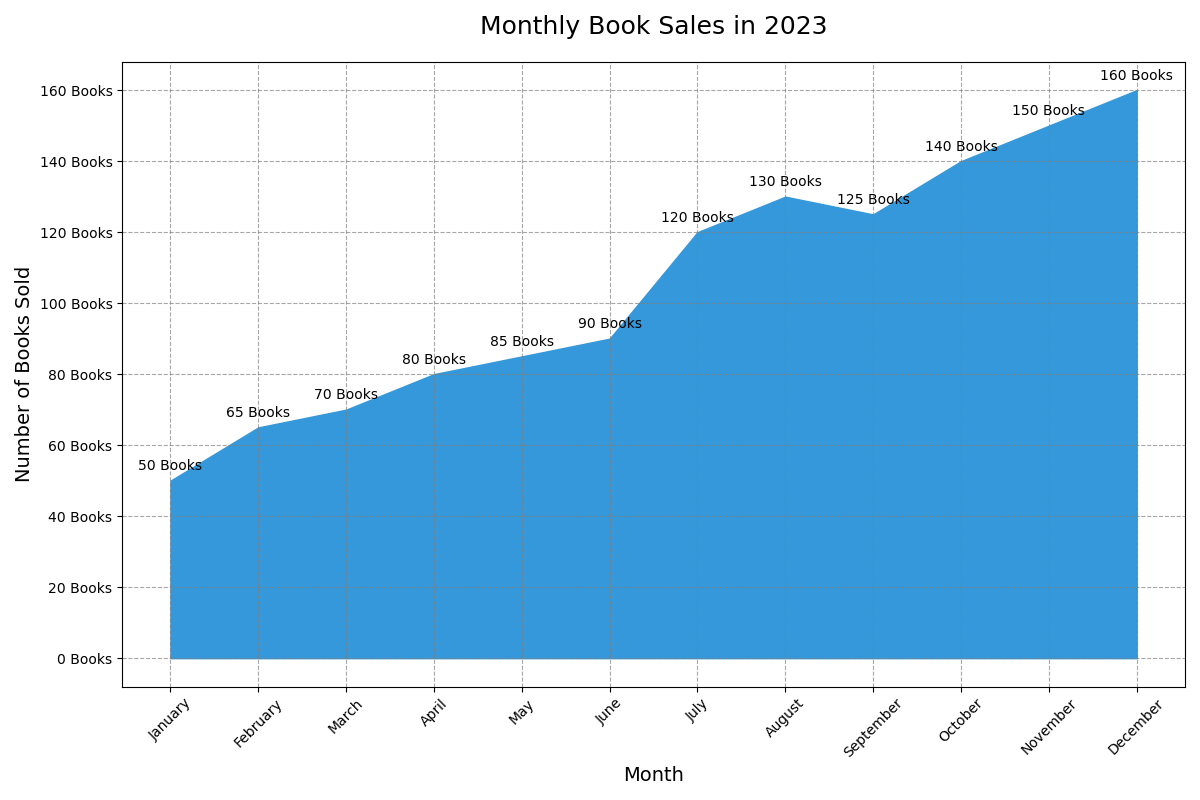

The Python source for this figure:

import matplotlib.pyplot as plt
import numpy as np

months = ['January', 'February', 'March', 'April', 'May', 'June', 
          'July', 'August', 'September', 'October', 'November', 'December']
books_sold = [50, 65, 70, 80, 85, 90, 120, 130, 125, 140, 150, 160]

month_numbers = np.arange(len(months)) + 1

fig, ax = plt.subplots(figsize=(12, 8))

ax.fill_between(month_numbers, books_sold, color="#3498db")

ax.set_xticks(month_numbers)
ax.set_xticklabels(months, rotation=45)
ax.set_yticks(range(0, max(books_sold) + 20, 20))
ax.set_yticklabels([f"{sold} Books" for sold in range(0, max(books_sold) + 20, 20)])

ax.set_title('Monthly Book Sales in 2023', fontsize=18, pad=20)
ax.set_xlabel('Month', fontsize=14)
ax.set_ylabel('Number of Books Sold', fontsize=14)

ax.grid(True, linestyle='--', which='both', color='grey', alpha=0.7)

for i, sold in enumerate(books_sold):
    ax.text(month_numbers[i], sold + 3, f"{sold} Books", ha='center', fontsize=10)

plt.tight_layout()
plt.show()
